Frame 1 (no input): blank canvas, image omitted
Frame 60 (no input): blank canvas, image omitted
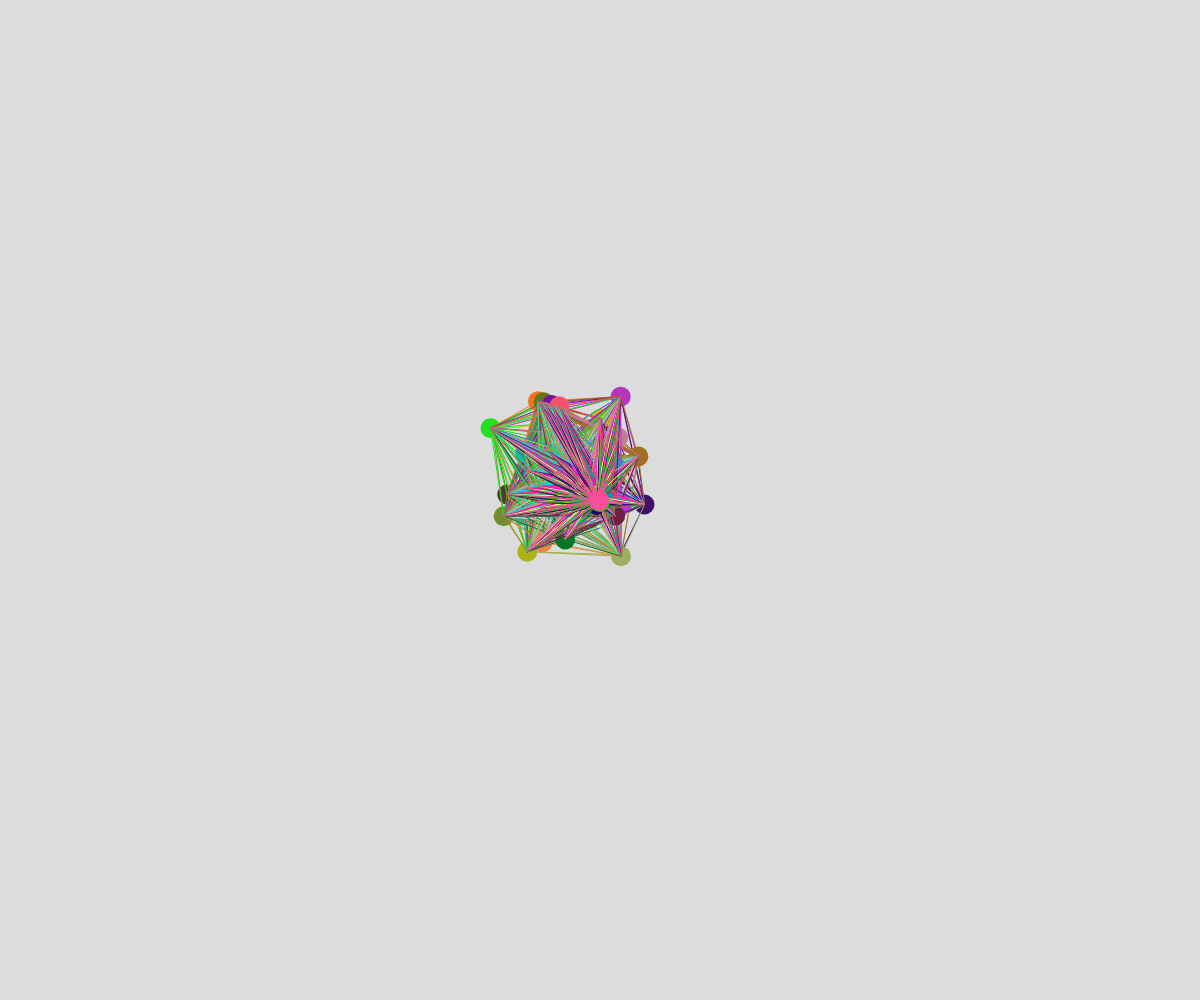
Frame 120 (the mouse pressed at the canvas centre since frame 60)

The p5.js sketch whose frames 1 and 60 were blank and that drew this single picture after the mouse press (run headless with seeded random() and noise() and a simulated clock; from frame 60 on, the mouse is pressed at the canvas centre):

// p5.js sketch
// ── sketch.js
// Connected nodes
// Ethan Meachem
// 3/18/2025

//globals
let nodes = [];
let reach = 150; //amount of pixels connections between nodes can be

function setup() {
  createCanvas(windowWidth, windowHeight);
}

function draw() {
  background(220);
  if(mouseIsPressed){
    nodes.push(new csNode(mouseX, mouseY));
  }
  for(let n of nodes){
    n.move();
    n.connect();
    n.display();
  }
}

function mousePressed(){
  //create one node per mouse pressed
  // nodes.push(new csNode(mouseX, mouseY));
}



class csNode{
  //1.constructor
  constructor(x,y){
    //properties related to position and rendering
    this.x = x; this.y = y; this.size = 20;
    this.c = color(random(255), random(255), random(255));

    //properties related to motion
    this.xTime = random(10); this.yTime = random(10);
    this.timeShift = 0.01; this.maxSpeed = 5;
  }
  //2. class methods
  display(){
    fill(this.c);
    noStroke();
    circle(this.x,this.y, this.size);
  }
  connect(){
    stroke(this.c);

    for(let n of nodes){
      if(n !== this){
        let d = dist(this.x, this.y, n.x, n.y);
        if(d < reach){
          line(this.x, this.y, n.x, n.y);
        }
      }  
    }
  }




  move(){
    //use perlin noise for xy movement
    let xSpeed = noise(this.xTime);
    xSpeed = map(xSpeed, 0, 1, -this.maxSpeed, this.maxSpeed);
    this.xTime += this.timeShift;
    this.x += xSpeed;

    if(this.x<0) this.x = width;
    else if (this.x> width) this.x = 0;


    let ySpeed = noise(this.yTime);
    ySpeed = map(ySpeed, 0, 1, -this.maxSpeed, this.maxSpeed);
    this.ytime += this.timeShift;

    this.y += ySpeed;

    if(this.y<0) this.y = height;
    else if (this.y> height) this.y = 0;
  }



}
